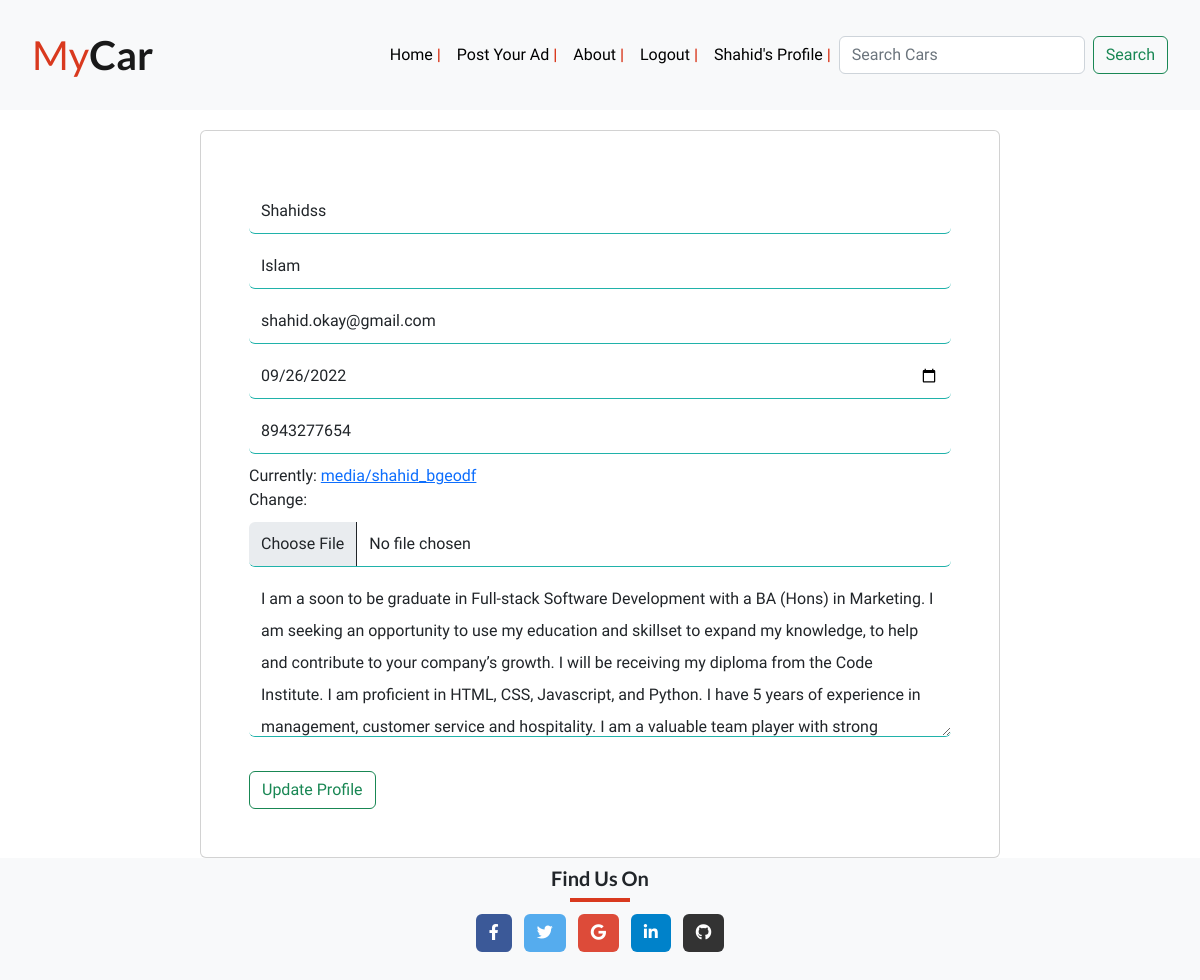
The page /edit_profile/shahid (signed in) on the database as committed earlier.
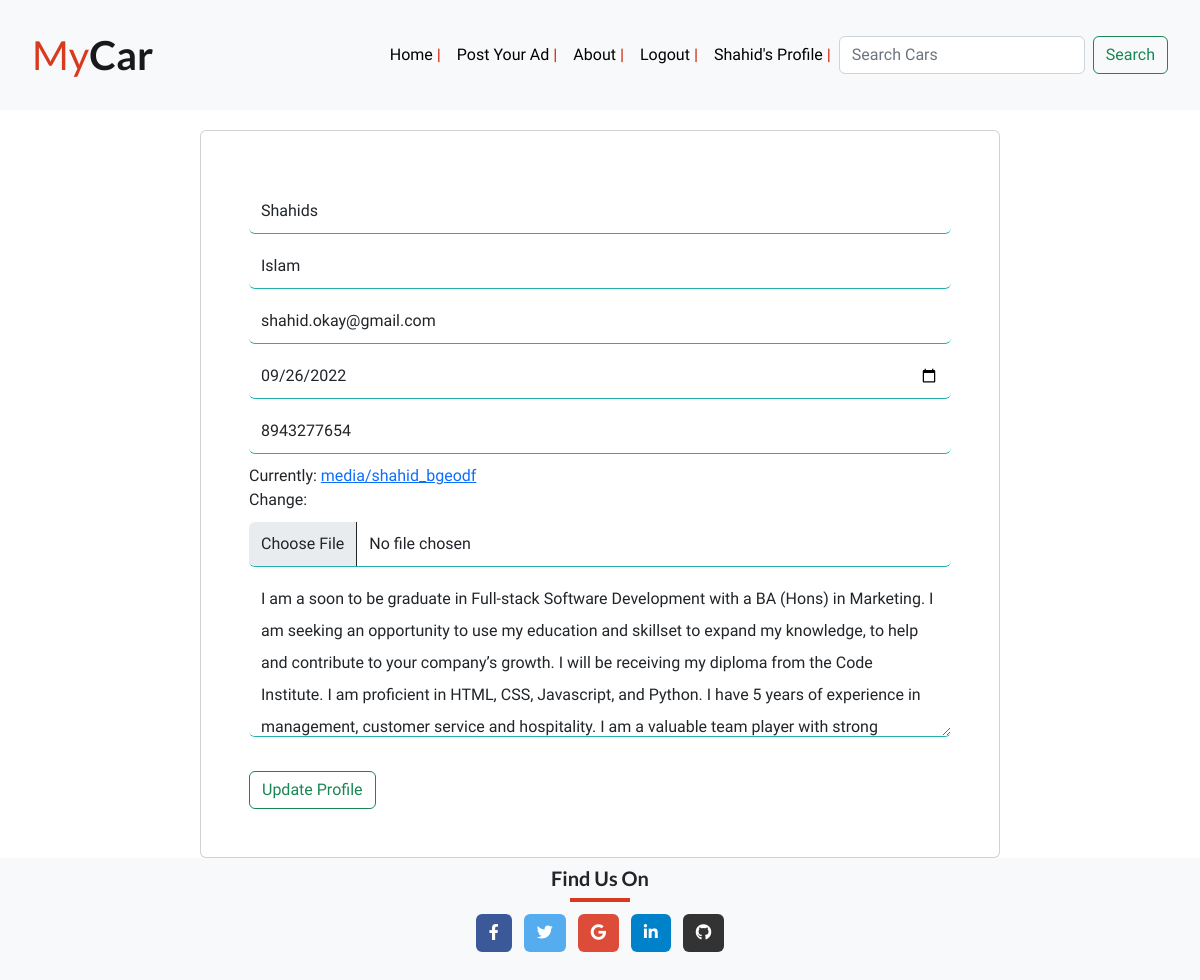
The same page on the database as committed later.
### user_profile/models.py (models this page shows, shortened)
class UserProfile(models.Model):
    user = models.OneToOneField(
        User, on_delete=models.CASCADE)
    first_name = models.CharField(max_length=100, unique=False, null=True)
    last_name = models.CharField(max_length=100, unique=False, null=True)
    email = models.EmailField(unique=True, null=True)
    date_of_birth = models.DateField(unique=False, null=True)
    phone = models.IntegerField(null=True)
    image = models.ImageField(null=True, default='/static/images/audi.jpeg')
    about_me = models.TextField(max_length=500, null=True)

### user_profile/views.py (the view, shortened to what this page needs)
def edit_user_profile(request, username):
    profile_list = UserProfile.objects.filter(user=request.user)
    if len(profile_list) > 0:
        profile = profile_list[0]
        form = UserProfileForms(instance=profile)
    else:
        form = UserProfileForms(instance=request.user)
    context = {
        'form': form
    }
    return render(request, 'user_profile/edit_profile.html', context)

### templates/user_profile/edit_profile.html (shortened to what this page needs)
{% extends 'base.html' %}
{% load static %}
{% block content %}
{% load crispy_forms_tags %}
<div class="container col-md-8 card p-5">
    <form method="POST" enctype="multipart/form-data">
        {{ form | crispy }}
        <br>
        <input type="submit" class="btn btn-outline-success button" value="Update Profile">
    </form>
</div>
{% endblock %}

### templates/base.html (shortened to what this page needs)
{% load static %}
<!DOCTYPE html>
<html lang="en">
<head>
    <link rel="stylesheet" href="https://cdnjs.cloudflare.com/ajax/libs/font-awesome/5.15.3/css/all.min.css">
    <link rel="stylesheet" href="https://cdn.jsdelivr.net/npm/bootstrap@5.2.0/dist/css/bootstrap.min.css"
>
    <link rel="stylesheet" href="{% static 'css/style.css' %}">
</head>
{% load active_link_tags %}
<body class="d-flex flex-column h-100 main-bg min-vh-100">
    <nav class="navbar navbar-expand-lg bg-light nav">
        <div class="container-fluid">
            <a class="navbar-brand brand-name" href="{% url 'home' %}"><span class="my"> My</span><span
                    class="mycar">Car</span></a>
            <div class="collapse navbar-collapse justify-content-end" id="navbarNav">
                <ul class="navbar-nav">
                    <li class="nav-item ">
                        <a class="nav-link {% if request.resolver_match.view_name == 'home' %}active-link-dot{% endif %}"
                            aria-current="page" href="{% url 'home' %}">Home <span class="nav-line"> |</span>
                        </a>
                    </li>
                    <li class="nav-item">
                        <a class="nav-link {% active_link 'post_your_add' 'active-link-dot' %}" aria-current="page"
                            href="{% url 'post_your_add' %}">Post Your Ad <span class="nav-line"> |</span>
                        </a>
                    </li>
                    <li class="nav-item">
                        <a class="nav-link {% active_link 'about' 'active-link-dot' %}" aria-current="page"
                            href="{% url 'about' %}">About <span class="nav-line"> |</span>
                        </a>
                    </li>
                    {% if user.is_authenticated %}
                    <li class="nav-item">
                        <a class="nav-link" aria-current="page" href="{% url 'logout' %}">Logout
                            <span class="nav-line">|</span>
                        </a>
                    </li>
                    <li class="nav-item">
                        <a class="nav-link {% active_link 'user_profile' 'active-link-dot' %}" aria-current="page"
                            href="{% url 'user_profile' %}">
                            {{ user.username | title }}'s Profile <span class="nav-line"> |</span>
                        </a>
                    </li>
                    {% endif %}
                </ul>
                <form class="d-flex " role="search" method="POST" action="{% url 'search_car' %}">
                    <input class="form-control me-2 title" type="search" placeholder="Search Cars" aria-label="Search"
                        name="searched">
                    <button class="btn btn-outline-success button" type="submit">Search</button>
                </form>
            </div>
        </div>
    </nav>
    {% block content %}
    {% endblock content %}
    <footer class="bg-light text-center text-white mt-4 mt-auto">
        <div>
            <h5 class="text-dark pt-2">Find Us On</h5>
            <hr class="red">
        </div>
        <div class="container p-2 pb-0 mb-4">
            <a class="btn text-white btn-floating m-1 facebook" href="https://www.facebook.com/" target="_blank"
                role="button">
                <i class="fab fa-facebook-f"></i>
            </a>
            <a class="btn text-white btn-floating m-1 twitter" href="https://www.twitter.com/" target="_blank"
                role="button">
                <i class="fab fa-twitter"></i>
            </a>
            <a class="btn text-white btn-floating m-1 google" href="https://www.google.com/" target="_blank"
                role="button">
                <i class="fab fa-google"></i>
            </a>
            <a class="btn text-white btn-floating m-1 linkedin" href="https://www.linkedin.com/" target="_blank"
                role="button">
                <i class="fab fa-linkedin-in"></i>
            </a>
            <a class="btn text-white btn-floating m-1 github" href="https://www.githum.io/" target="_blank"
                role="button">
                <i class="fab fa-github"></i>
            </a>
        </div>
    </footer>
</body>
</html>

### static/css/style.css (style rules this page uses)
body { font-family: "Maven Pro", sans-serif; }
h1, h2, h3, h5 { font-family: Lato, sans-serif; font-weight: bold; }
.nav { padding: 20px; margin-bottom: 20px; }
.brand-name { font-size: 2.5em; font-family: lato; }
.mycar { font-weight: 900; font-weight: bolder; }
.my { color: #D9391E; }
.nav-link { color: black; position: relative; text-decoration: none; }
.nav-link::before { content: ''; position: absolute; width: 100%; height: 2px; border-radius: 4px; background-color: #D9391E; bottom: 0; left: 0; transform-origin: right; transform: scaleX(0); transition: transform .3s }
.nav-line { color: #D9391E; font-weight: bolder; }
.twitter { background-color: #55acee; }
.facebook { background-color: #3b5998 }
.google { background-color: #dd4b39; }
.linkedin { background-color: #0082ca; }
.github { background-color: #333333; }
.register_form { border: none; line-height: 2.0em; border-bottom: .5px solid lightseagreen; margin-bottom: 10px; margin-top: 10px; }
hr.red { width: 5%; margin: auto; border: 2px solid #D9391E; opacity: 1; }

Rows that differ between the two databases and show on the page:
changed UserProfile "Islam": first_name "Shahidss" → "Shahids"
